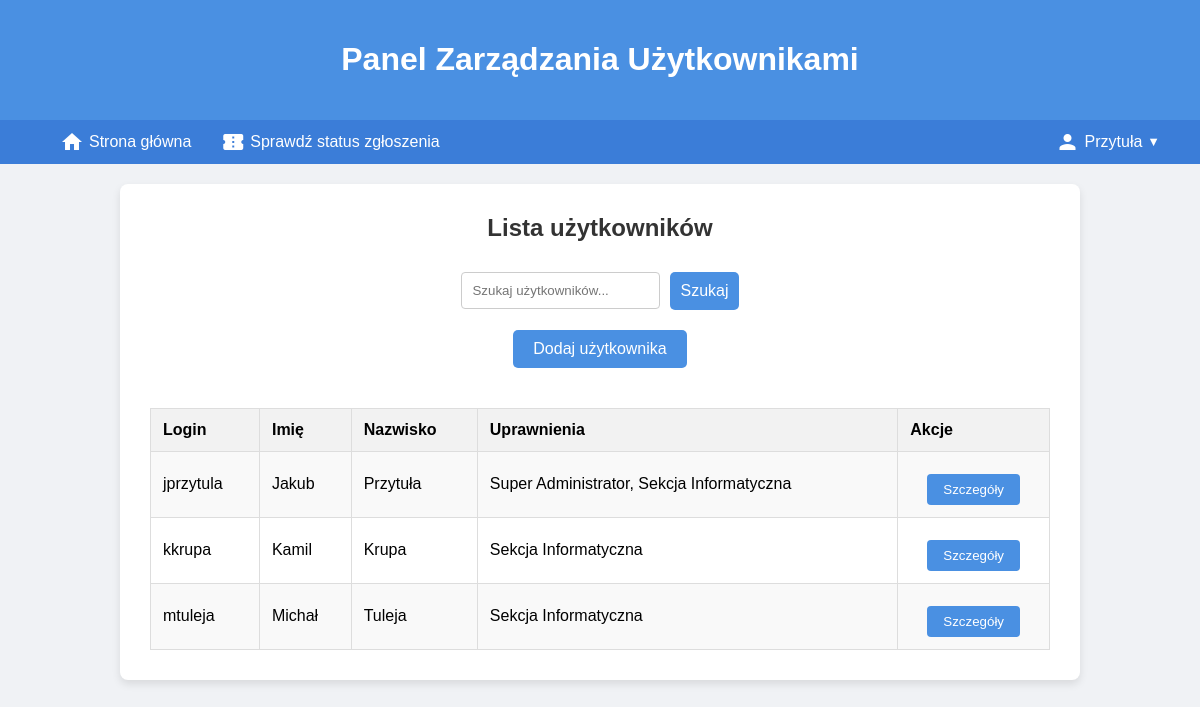
/admin/users.php (signed in), run on the app's committed database.
### tables this page shows
CREATE TABLE `users` (
  `id` int NOT NULL AUTO_INCREMENT,
  `username` varchar(255) NOT NULL,
  `password` varchar(255) NOT NULL,
  `role` enum('Super Administrator','Administrator','Użytkownik','Obserwator','Informatyk','Elektryk') NOT NULL DEFAULT 'Użytkownik',
  `first_name` varchar(255) NOT NULL,
  `last_name` varchar(255) NOT NULL,
  `created_at` timestamp NOT NULL DEFAULT CURRENT_TIMESTAMP,
  `updated_at` timestamp NOT NULL DEFAULT CURRENT_TIMESTAMP ON UPDATE CURRENT_TIMESTAMP,
  `blocked` tinyint(1) DEFAULT '0',
  PRIMARY KEY (`id`),
  UNIQUE KEY `username` (`username`)
);

### admin/users.php (the view, shortened to what this page needs)
<?php
include '../includes/db.php';
$search = isset($_GET['search']) ? $_GET['search'] : '';
$sql = "SELECT id, username, first_name, last_name, blocked FROM users WHERE username LIKE ? OR first_name LIKE ? OR last_name LIKE ?";
$stmt = $conn->prepare($sql);
$search_param = '%' . $search . '%';
$stmt->bind_param("sss", $search_param, $search_param, $search_param);
$stmt->execute();
$result = $stmt->get_result();
?>
<!DOCTYPE html>
<html lang="pl">
<head>
    <link rel="stylesheet" href="../assets/css/UsersPage.css">
</head>
<body>
    <header>
        <h1>Panel Zarządzania Użytkownikami</h1>
    </header>
    <?php include '../admin/includes/navigation.php'; ?>
    <div class="container">
        <h2>Lista użytkowników</h2>
        <form method="GET" action="users.php" class="search-form">
            <div class="search-container">
                <input type="text" name="search" placeholder="Szukaj użytkowników..." value="<?php echo htmlspecialchars($search, ENT_QUOTES, 'UTF-8'); ?>">
                <button type="submit">Szukaj</button>
            </div>
        </form>
        <button id="addUserBtn" class="button">Dodaj użytkownika</button>
        <table>
            <tr>
                <th>Login</th>
                <th>Imię</th>
                <th>Nazwisko</th>
                <th>Uprawnienia</th>
                <th>Akcje</th>
            </tr>
            <?php if ($result && $result->num_rows > 0): ?>
                <?php while($row = $result->fetch_assoc()): ?>
                    <?php
                    $user_id = $row['id'];
                    $permissions_sql = "SELECT name FROM permissions
                                        JOIN user_permissions ON permissions.id = user_permissions.permission_id
                                        WHERE user_permissions.user_id = ?";
                    $permissions_stmt = $conn->prepare($permissions_sql);
                    $permissions_stmt->bind_param('i', $user_id);
                    $permissions_stmt->execute();
                    $permissions_result = $permissions_stmt->get_result();
                    $permissions = [];
                    while ($permission_row = $permissions_result->fetch_assoc()) {
                        $permissions[] = $permission_row['name'];
                    }
                    $blocked = $row['blocked'];
                    ?>
                    <tr style="color: <?php echo $blocked ? 'red' : 'black'; ?>;">
                        <td><?php echo htmlspecialchars($row['username'], ENT_QUOTES, 'UTF-8'); ?></td>
                        <td><?php echo htmlspecialchars($row['first_name'], ENT_QUOTES, 'UTF-8'); ?></td>
                        <td><?php echo htmlspecialchars($row['last_name'], ENT_QUOTES, 'UTF-8'); ?></td>
                        <td><?php echo htmlspecialchars(implode(', ', $permissions), ENT_QUOTES, 'UTF-8'); ?></td>
                        <td>
                            <form action="user_details.php" method="get">
                                <button type="submit" class="details-button">Szczegóły</button>
                            </form>
                        </td>
                    </tr>
                <?php endwhile; ?>
            <?php else: ?>
                <tr>
                    <td colspan="5">Brak użytkowników</td>
                </tr>
            <?php endif; ?>
        </table>
    </div>
</body>
</html>

### assets/css/UsersPage.css (style rules this page uses)
body { font-family: Arial, sans-serif; background-color: #f0f2f5; margin: 0; padding: 0; display: flex; flex-direction: column; align-items: center; min-height: 100vh; width: 100%; box-sizing: border-box; overflow-x: hidden; }
header { background-color: #4a90e2; color: white; padding: 20px; text-align: center; width: 100%; box-sizing: border-box; }
.container { width: 100%; max-width: 900px; background: #fff; padding: 30px; border-radius: 8px; box-shadow: 0 4px 8px rgba(0, 0, 0, 0.1); margin: 20px 0; display: flex; flex-direction: column; align-items: center; }
h2 { margin-top: 0; text-align: center; color: #333; }
form { width: 100%; display: flex; flex-direction: column; align-items: center; }
form input { width: 100%; max-width: 500px; padding: 10px; margin-top: 10px; border: 1px solid #ccc; border-radius: 4px; box-sizing: border-box; }
form button { margin-top: 10px; padding: 10px 20px; background: #4a90e2; color: #fff; border: none; border-radius: 4px; cursor: pointer; transition: background 0.3s; }
table { width: 100%; max-width: 900px; border-collapse: collapse; margin-top: 20px; }
table, th, td { border: 1px solid #ddd; }
th, td { padding: 12px; text-align: left; }
th { background-color: #f2f2f2; font-weight: bold; }
tr:nth-child(even) { background-color: #f9f9f9; }
button.details-button { padding: 8px 16px; background-color: #4a90e2; color: white; border: none; border-radius: 4px; cursor: pointer; transition: background 0.3s; }

### admin/users.php (style rules this page uses)
.button { display: inline-block; padding: 10px 20px; font-size: 16px; cursor: pointer; text-align: center; text-decoration: none; outline: none; color: #fff; background-color: #4a90e2; border: none; border-radius: 5px; transition: background-color 0.3s; margin-bottom: 20px; }
.search-form { margin-bottom: 20px; }
.search-container { display: flex; align-items: center; }
.search-container input[type="text"] { margin-right: 10px; }
.search-container button { padding: 10px; font-size: 16px; cursor: pointer; color: #fff; background-color: #4a90e2; border: none; border-radius: 5px; transition: background-color 0.3s; }

### admin/includes/navigation.php (style rules this page uses)
body { margin: 0; font-family: Arial, sans-serif; overflow-x: hidden; }

### data on the page
users: username "jprzytula", first_name "Jakub", last_name "Przytuła", permissions "Super Administrator, Sekcja Informatyczna"
users: username "kkrupa", first_name "Kamil", last_name "Krupa", permissions "Sekcja Informatyczna"
users: username "mtuleja", first_name "Michał", last_name "Tuleja", permissions "Sekcja Informatyczna"

### other printed values
$_SESSION['full_name'] "Przytuła"
